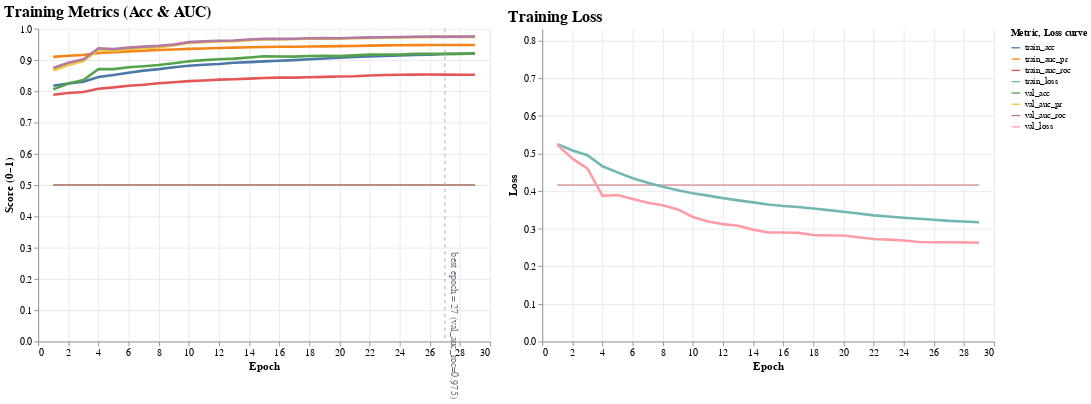

Source (notebook cell):
### Markdown cell above
Memvisualisasi setiap parameter yang diguanakan dalam training untuk mengevaluasi setiap parameter dalam menentukan baik atau tidaknya model.

### Code cell
all_cols = list(hist_df.columns)
metric_cols = [c for c in all_cols if c in ["acc","auc_pr","auc_roc","val_acc","val_auc_pr","val_auc_roc"]]
loss_cols   = [c for c in all_cols if c in ["loss","val_loss"]]

if "accuracy" in all_cols and "acc" not in metric_cols:
    hist_df = hist_df.rename(columns={"accuracy":"acc"})
    metric_cols.append("acc")

m_metrics = hist_df[["epoch"] + metric_cols].melt("epoch", var_name="metric", value_name="value")
m_loss    = hist_df[["epoch"] + loss_cols].melt("epoch", var_name="metric", value_name="value") if loss_cols else pd.DataFrame(columns=["epoch","metric","value"])

pretty = {
    "acc":"train_acc", "val_acc":"val_acc",
    "auc_roc":"train_auc_roc", "val_auc_roc":"val_auc_roc",
    "auc_pr":"train_auc_pr",   "val_auc_pr":"val_auc_pr",
    "loss":"train_loss", "val_loss":"val_loss"
}
if not m_metrics.empty: m_metrics["metric"] = m_metrics["metric"].map(lambda x: pretty.get(x, x))
if not m_loss.empty:    m_loss["metric"]    = m_loss["metric"].map(lambda x: pretty.get(x, x))

if "val_auc_roc" in hist_df.columns:
    best_ep = int(hist_df["val_auc_roc"].idxmax() + 1)
    best_label = f"best epoch = {best_ep} (val_auc_roc={hist_df.loc[best_ep-1,'val_auc_roc']:.3f})"
elif "val_acc" in hist_df.columns:
    best_ep = int(hist_df["val_acc"].idxmax() + 1)
    best_label = f"best epoch = {best_ep} (val_acc={hist_df.loc[best_ep-1,'val_acc']:.3f})"
elif "val_loss" in hist_df.columns:
    best_ep = int(hist_df["val_loss"].idxmin() + 1)
    best_label = f"best epoch = {best_ep} (val_loss={hist_df.loc[best_ep-1,'val_loss']:.3f})"
else:
    best_ep, best_label = int(hist_df["epoch"].max()), "best epoch"

sel = alt.selection_point(fields=["metric"], bind="legend")

base_metrics = alt.Chart(m_metrics).encode(
    x=alt.X("epoch:Q", title="Epoch", axis=alt.Axis(tickMinStep=1)),
    color=alt.Color("metric:N", title="Metric"),
    opacity=alt.condition(sel, alt.value(1), alt.value(0.12)),
    tooltip=[alt.Tooltip("epoch:Q", format="d"),
             alt.Tooltip("metric:N"),
             alt.Tooltip("value:Q", format=".3f")]
)

raw_metrics = base_metrics.mark_line(strokeWidth=1.5)
smooth_metrics = (
    base_metrics
    .transform_window(roll="mean(value)", frame=[-2,2], groupby=["metric"])
    .mark_line(strokeWidth=3)
    .encode(y=alt.Y("roll:Q", title="Score (0–1)", scale=alt.Scale(domain=[0,1])))
)

rule = alt.Chart(pd.DataFrame({"epoch":[best_ep]})).mark_rule(strokeDash=[4,4], color="#9ca3af")\
        .encode(x="epoch:Q")
rule_txt = alt.Chart(pd.DataFrame({"epoch":[best_ep], "y":[0.05], "txt":[best_label]}))\
        .mark_text(angle=90, dy=-10, color="#6b7280")\
        .encode(x="epoch:Q", y=alt.Y("y:Q", scale=alt.Scale(domain=[0,1])), text="txt:N")

metrics_chart = (
    alt.layer(raw_metrics, smooth_metrics, rule, rule_txt)
      .add_params(sel)
      .properties(title="Training Metrics (Acc & AUC)", width=520, height=360)
)

if not m_loss.empty:
    max_loss = float(m_loss["value"].max()) if np.isfinite(m_loss["value"]).all() else 1.0
    base_loss = alt.Chart(m_loss).encode(
        x=alt.X("epoch:Q", title="Epoch", axis=alt.Axis(tickMinStep=1)),
        color=alt.Color("metric:N", title="Loss curve"),
        tooltip=[alt.Tooltip("epoch:Q", format="d"),
                 alt.Tooltip("metric:N"),
                 alt.Tooltip("value:Q", format=".4f")]
    )
    raw_loss = base_loss.mark_line(strokeWidth=1.5)
    smooth_loss = (
        base_loss
        .transform_window(roll="mean(value)", frame=[-2,2], groupby=["metric"])
        .mark_line(strokeWidth=3)
        .encode(y=alt.Y("roll:Q", title="Loss", scale=alt.Scale(domain=[0, max_loss*1.1])))
    )
    loss_chart = alt.layer(raw_loss, smooth_loss).properties(title="Training Loss", width=520, height=360)
    final_chart = (
        alt.hconcat(metrics_chart, loss_chart)
           .resolve_scale(y="independent")
           .configure_title(fontSize=18, anchor="start")
           .configure_axis(labelFontSize=12, titleFontSize=13, grid=True, gridColor="#e5e7eb")
           .configure_view(strokeWidth=0)
    )
else:
    final_chart = (
        metrics_chart
           .configure_title(fontSize=18, anchor="start")
           .configure_axis(labelFontSize=12, titleFontSize=13, grid=True, gridColor="#e5e7eb")
           .configure_view(strokeWidth=0)
    )

final_chart

### Figure 1 — Vega-Lite specification as saved in the notebook (floating-point values rounded to 4 significant figures; data arrays with more than 128 entries replaced by an {"elided": "..."} marker saying what was removed)
{"config": {"view": {"continuousWidth": 300, "continuousHeight": 300, "strokeWidth": 0}, "axis": {"grid": true, "gridColor": "#e5e7eb", "labelFontSize": 12, "titleFontSize": 13}, "title": {"anchor": "start", "fontSize": 18}}, "hconcat": [{"layer": [{"data": {"name": "data-0627939a108a23f1429a47f03c2dc908"}, "mark": {"type": "line", "strokeWidth": 1.5}, "encoding": {"color": {"field": "metric", "title": "Metric", "type": "nominal"}, "opacity": {"condition": {"param": "param_1", "value": 1}, "value": 0.12}, "tooltip": [{"field": "epoch", "format": "d", "type": "quantitative"}, {"field": "metric", "type": "nominal"}, {"field": "value", "format": ".3f", "type": "quantitative"}], "x": {"axis": {"tickMinStep": 1}, "field": "epoch", "title": "Epoch", "type": "quantitative"}}, "name": "view_1"}, {"data": {"name": "data-0627939a108a23f1429a47f03c2dc908"}, "mark": {"type": "line", "strokeWidth": 3}, "encoding": {"color": {"field": "metric", "title": "Metric", "type": "nominal"}, "opacity": {"condition": {"param": "param_1", "value": 1}, "value": 0.12}, "tooltip": [{"field": "epoch", "format": "d", "type": "quantitative"}, {"field": "metric", "type": "nominal"}, {"field": "value", "format": ".3f", "type": "quantitative"}], "x": {"axis": {"tickMinStep": 1}, "field": "epoch", "title": "Epoch", "type": "quantitative"}, "y": {"field": "roll", "scale": {"domain": [0, 1]}, "title": "Score (0–1)", "type": "quantitative"}}, "transform": [{"window": [{"op": "mean", "field": "value", "as": "roll"}], "frame": [-2, 2], "groupby": ["metric"]}]}, {"data": {"name": "data-98de3d6c39901289428ac143558d690f"}, "mark": {"type": "rule", "color": "#9ca3af", "strokeDash": [4, 4]}, "encoding": {"x": {"field": "epoch", "type": "quantitative"}}}, {"data": {"name": "data-d231eee67acc3be8620eb359e22a8dcc"}, "mark": {"type": "text", "angle": 90, "color": "#6b7280", "dy": -10}, "encoding": {"text": {"field": "txt", "type": "nominal"}, "x": {"field": "epoch", "type": "quantitative"}, "y": {"field": "y", "scale": {"domain": [0, 1]}, "type": "quantitative"}}}], "height": 360, "title": "Training Metrics (Acc & AUC)", "width": 520}, {"layer": [{"mark": {"type": "line", "strokeWidth": 1.5}, "encoding": {"color": {"field": "metric", "title": "Loss curve", "type": "nominal"}, "tooltip": [{"field": "epoch", "format": "d", "type": "quantitative"}, {"field": "metric", "type": "nominal"}, {"field": "value", "format": ".4f", "type": "quantitative"}], "x": {"axis": {"tickMinStep": 1}, "field": "epoch", "title": "Epoch", "type": "quantitative"}}}, {"mark": {"type": "line", "strokeWidth": 3}, "encoding": {"color": {"field": "metric", "title": "Loss curve", "type": "nominal"}, "tooltip": [{"field": "epoch", "format": "d", "type": "quantitative"}, {"field": "metric", "type": "nominal"}, {"field": "value", "format": ".4f", "type": "quantitative"}], "x": {"axis": {"tickMinStep": 1}, "field": "epoch", "title": "Epoch", "type": "quantitative"}, "y": {"field": "roll", "scale": {"domain": [0, 0.8315]}, "title": "Loss", "type": "quantitative"}}, "transform": [{"window": [{"op": "mean", "field": "value", "as": "roll"}], "frame": [-2, 2], "groupby": ["metric"]}]}], "data": {"name": "data-4fcce29a8b2464ec9af483e9761e9ab8"}, "height": 360, "title": "Training Loss", "width": 520}], "params": [{"name": "param_1", "select": {"type": "point", "fields": ["metric"]}, "bind": "legend", "views": ["view_1"]}], "resolve": {"scale": {"y": "independent"}}, "$schema": "https://vega.github.io/schema/vega-lite/v5.20.1.json", "datasets": {"data-0627939a108a23f1429a47f03c2dc908": {"elided": "174 records"}, "data-98de3d6c39901289428ac143558d690f": [{"epoch": 27}], "data-d231eee67acc3be8620eb359e22a8dcc": [{"epoch": 27, "y": 0.05, "txt": "best epoch = 27 (val_auc_roc=0.975)"}], "data-4fcce29a8b2464ec9af483e9761e9ab8": [{"epoch": 1, "metric": "train_loss", "value": 0.5848}, {"epoch": 2, "metric": "train_loss", "value": 0.508}, {"epoch": 3, "metric": "train_loss", "value": 0.4811}, {"epoch": 4, "metric": "train_loss", "value": 0.4573}, {"epoch": 5, "metric": "train_loss", "value": 0.4458}, {"epoch": 6, "metric": "train_loss", "value": 0.4367}, {"epoch": 7, "metric": "train_loss", "value": 0.4269}, {"epoch": 8, "metric": "train_loss", "value": 0.4029}, {"epoch": 9, "metric": "train_loss", "value": 0.3981}, {"epoch": 10, "metric": "train_loss", "value": 0.3929}, {"epoch": 11, "metric": "train_loss", "value": 0.3908}, {"epoch": 12, "metric": "train_loss", "value": 0.385}, {"epoch": 13, "metric": "train_loss", "value": 0.3717}, {"epoch": 14, "metric": "train_loss", "value": 0.3656}, {"epoch": 15, "metric": "train_loss", "value": 0.3629}, {"epoch": 16, "metric": "train_loss", "value": 0.3635}, {"epoch": 17, "metric": "train_loss", "value": 0.3571}, {"epoch": 18, "metric": "train_loss", "value": 0.3513}, {"epoch": 19, "metric": "train_loss", "value": 0.3532}, {"epoch": 20, "metric": "train_loss", "value": 0.3423}, {"epoch": 21, "metric": "train_loss", "value": 0.3421}, {"epoch": 22, "metric": "train_loss", "value": 0.3348}, {"epoch": 23, "metric": "train_loss", "value": 0.329}, {"epoch": 24, "metric": "train_loss", "value": 0.3282}, {"epoch": 25, "metric": "train_loss", "value": 0.3278}, {"epoch": 26, "metric": "train_loss", "value": 0.3254}, {"epoch": 27, "metric": "train_loss", "value": 0.3205}, {"epoch": 28, "metric": "train_loss", "value": 0.316}, {"epoch": 29, "metric": "train_loss", "value": 0.3142}, {"epoch": 1, "metric": "val_loss", "value": 0.7559}, {"epoch": 2, "metric": "val_loss", "value": 0.4096}, {"epoch": 3, "metric": "val_loss", "value": 0.4035}, {"epoch": 4, "metric": "val_loss", "value": 0.3758}, {"epoch": 5, "metric": "val_loss", "value": 0.3571}, {"epoch": 6, "metric": "val_loss", "value": 0.3899}, {"epoch": 7, "metric": "val_loss", "value": 0.42}, {"epoch": 8, "metric": "val_loss", "value": 0.3512}, {"epoch": 9, "metric": "val_loss", "value": 0.3261}, {"epoch": 10, "metric": "val_loss", "value": 0.3251}, {"epoch": 11, "metric": "val_loss", "value": 0.3337}, {"epoch": 12, "metric": "val_loss", "value": 0.3188}, {"epoch": 13, "metric": "val_loss", "value": 0.2916}, {"epoch": 14, "metric": "val_loss", "value": 0.291}, {"epoch": 15, "metric": "val_loss", "value": 0.3026}, {"epoch": 16, "metric": "val_loss", "value": 0.2829}, {"epoch": 17, "metric": "val_loss", "value": 0.2812}, {"epoch": 18, "metric": "val_loss", "value": 0.2917}, {"epoch": 19, "metric": "val_loss", "value": 0.2857}, {"epoch": 20, "metric": "val_loss", "value": 0.2733}, {"epoch": 21, "metric": "val_loss", "value": 0.2781}, {"epoch": 22, "metric": "val_loss", "value": 0.2809}, {"epoch": 23, "metric": "val_loss", "value": 0.267}, {"epoch": 24, "metric": "val_loss", "value": 0.2636}, {"epoch": 25, "metric": "val_loss", "value": 0.2645}, {"epoch": 26, "metric": "val_loss", "value": 0.2663}, {"epoch": 27, "metric": "val_loss", "value": 0.2616}, {"epoch": 28, "metric": "val_loss", "value": 0.2635}, {"epoch": 29, "metric": "val_loss", "value": 0.2626}]}}
